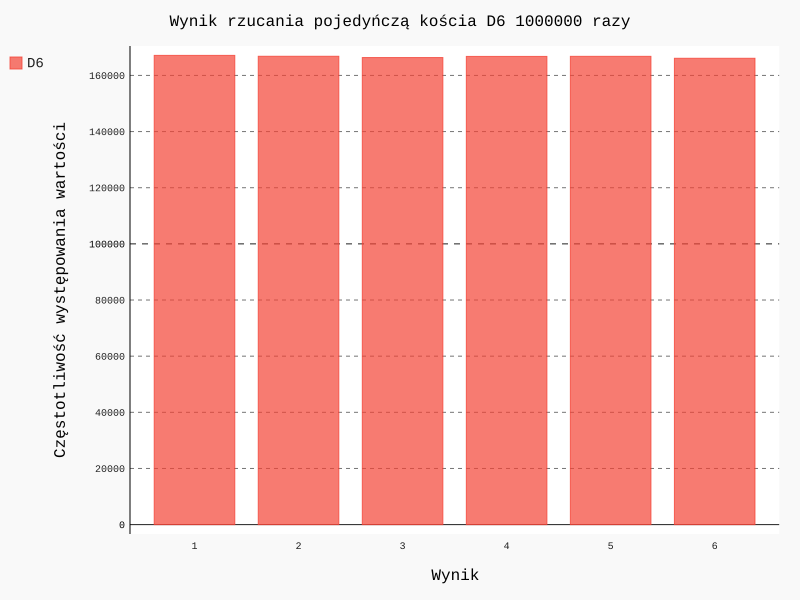

Here is the Python script that generated this plot:
import pygal

from die import Die

ilosc = int(input('Ile razy rzucić kościa?: '))

#Utworzenie kosci do gry
die = Die()

#Wykonanie rzutów i zapisanie na liste wyników
results = []
for roll_num in range(ilosc):
    result = die.roll()
    results.append(result)

#Analiza wyników
frequencies = []
for value in range(1, die.num_sides+1):
    frequency = results.count(value)
    frequencies.append(frequency)

#Wizualizacja wyników
hist = pygal.Bar()
hist.force_uri_protocol = 'http'

hist.title = 'Wynik rzucania pojedyńczą kościa D6 ' + str(ilosc) + ' razy'
hist.x_labels = ['1','2','3','4','5','6']
hist.x_title = 'Wynik'
hist.y_title = 'Częstotliwość występowania wartości'

hist.add('D6', frequencies)
hist.render_to_file('die_visual.svg')
